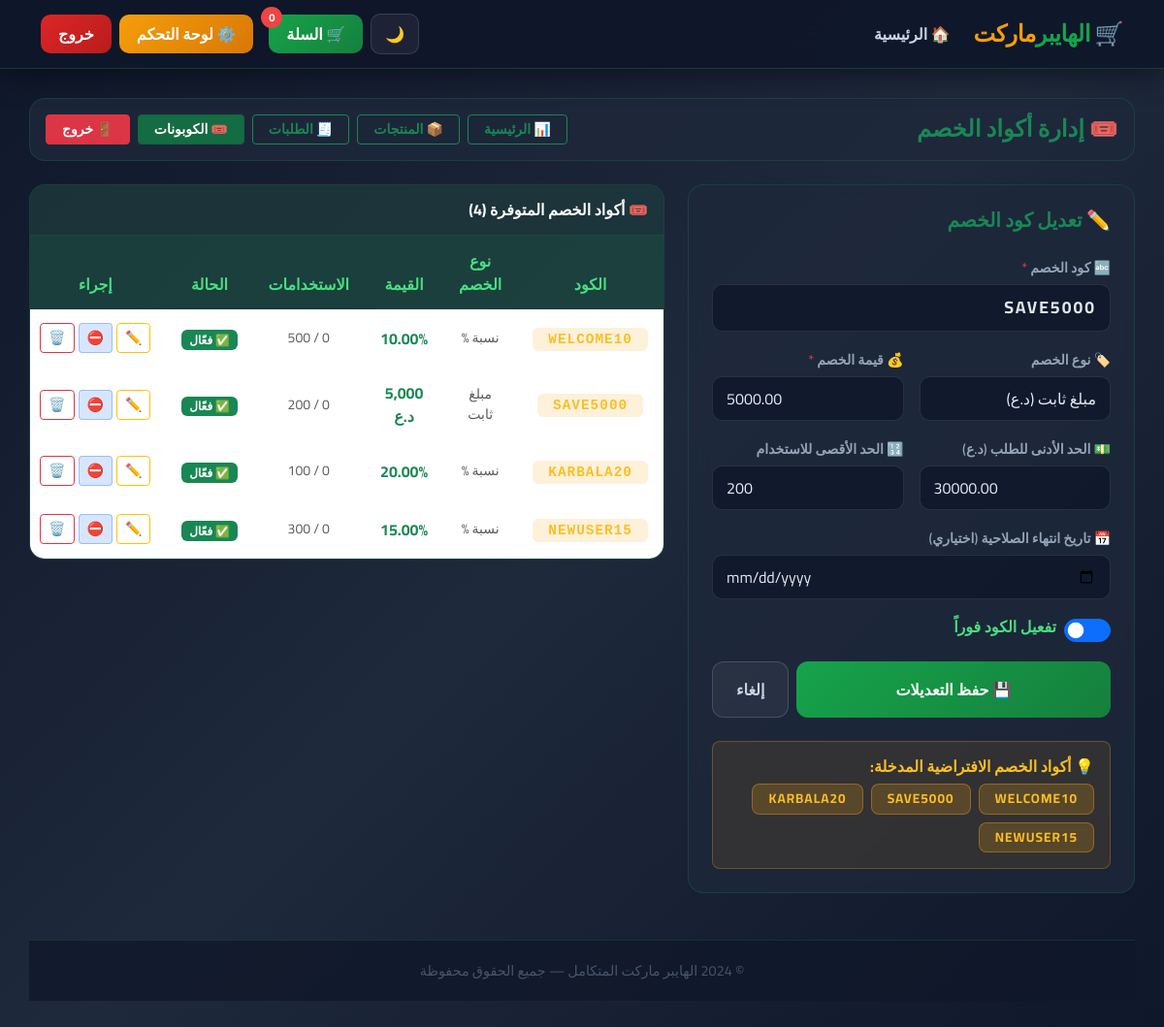
Page /admin_coupons.php?edit=2 (signed in) on the committed database.
### tables this page shows
CREATE TABLE IF NOT EXISTS `coupons` (
  `id` INT AUTO_INCREMENT PRIMARY KEY,
  `code` VARCHAR(50) NOT NULL UNIQUE,
  `discount_type` ENUM('percentage', 'fixed') DEFAULT 'percentage',
  `discount_value` DECIMAL(10,2) NOT NULL,
  `min_order` DECIMAL(10,2) DEFAULT 0,
  `max_uses` INT DEFAULT 100,
  `used_count` INT DEFAULT 0,
  `is_active` TINYINT(1) DEFAULT 1,
  `expires_at` DATE NULL,
  `created_at` TIMESTAMP DEFAULT CURRENT_TIMESTAMP
);

### admin_coupons.php (the view, shortened to what this page needs)
<?php
include 'config.php';
$edit_coupon = null;
if (isset($_GET['edit'])) {
    $s = $pdo->prepare("SELECT * FROM coupons WHERE id=?");
    $s->execute([intval($_GET['edit'])]);
    $edit_coupon = $s->fetch();
}
$coupons = $pdo->query("SELECT * FROM coupons ORDER BY created_at DESC")->fetchAll();
include 'header.php';
?>
<div class="row mb-4 fade-in-up">
    <div class="col-12">
        <div class="glass-card p-3 d-flex flex-wrap align-items-center justify-content-between gap-3">
            <h4 class="fw-bold text-success m-0">🎟️ إدارة أكواد الخصم</h4>
            <div class="d-flex flex-wrap gap-2">
                <a href="admin_dashboard.php" class="btn btn-outline-success fw-bold btn-sm px-3">📊 الرئيسية</a>
                <a href="admin_products.php" class="btn btn-outline-success fw-bold btn-sm px-3">📦 المنتجات</a>
                <a href="admin_orders.php" class="btn btn-outline-success fw-bold btn-sm px-3">🧾 الطلبات</a>
                <a href="admin_coupons.php" class="btn btn-success fw-bold btn-sm px-3 active">🎟️ الكوبونات</a>
                <a href="logout.php" class="btn btn-danger fw-bold btn-sm px-3">🚪 خروج</a>
            </div>
        </div>
    </div>
</div>
<div class="row g-4">
    <div class="col-lg-5">
        <div class="glass-card p-4 fade-in-up">
            <h5 class="fw-bold text-success mb-4"><?= $edit_coupon ? '✏️ تعديل كود الخصم' : '➕ إضافة كود خصم جديد' ?></h5>
            <form method="POST">
                <div class="mb-3">
                    <label class="form-label">🔤 كود الخصم <span class="text-danger">*</span></label>
                    <input type="text" name="code" class="form-control text-uppercase fw-bold"
                           placeholder="مثال: WELCOME10" required
                           style="letter-spacing: 2px; font-size: 1.1rem;"
                           value="<?= htmlspecialchars($edit_coupon['code'] ?? '') ?>"
                           oninput="this.value=this.value.toUpperCase()">
                </div>
                <div class="row g-3 mb-3">
                    <div class="col-6">
                        <label class="form-label">🏷️ نوع الخصم</label>
                        <select name="discount_type" class="form-select">
                            <option value="fixed" <?= ($edit_coupon['discount_type'] ?? '') === 'fixed' ? 'selected' : '' ?>>مبلغ ثابت (د.ع)</option>
                        </select>
                    </div>
                    <div class="col-6">
                        <label class="form-label">💰 قيمة الخصم <span class="text-danger">*</span></label>
                        <input type="number" name="discount_value" class="form-control" step="0.01" min="0.01" required
                               placeholder="10"
                               value="<?= $edit_coupon['discount_value'] ?? '' ?>">
                    </div>
                </div>
                <div class="row g-3 mb-3">
                    <div class="col-6">
                        <label class="form-label">💵 الحد الأدنى للطلب (د.ع)</label>
                        <input type="number" name="min_order" class="form-control" step="500" min="0"
                               placeholder="10000"
                               value="<?= $edit_coupon['min_order'] ?? 0 ?>">
                    </div>
                    <div class="col-6">
                        <label class="form-label">🔢 الحد الأقصى للاستخدام</label>
                        <input type="number" name="max_uses" class="form-control" min="1"
                               placeholder="100"
                               value="<?= $edit_coupon['max_uses'] ?? 100 ?>">
                    </div>
                </div>
                <div class="mb-3">
                    <label class="form-label">📅 تاريخ انتهاء الصلاحية (اختياري)</label>
                    <input type="date" name="expires_at" class="form-control"
                           value="<?= $edit_coupon['expires_at'] ?? '' ?>">
                </div>
                <div class="mb-4">
                    <div class="form-check form-switch">
                        <input class="form-check-input" type="checkbox" name="is_active" id="isActive"
                               style="width: 3em; height: 1.5em;"
                               <?= ($edit_coupon['is_active'] ?? 1) ? 'checked' : '' ?>>
                        <label class="form-check-label fw-bold ms-2" for="isActive" style="color: #4ade80;">
                            تفعيل الكود فوراً
                        </label>
                    </div>
                </div>
                <div class="d-flex gap-2">
                    <button type="submit" class="btn fw-bold flex-fill py-3"
                            style="background: linear-gradient(135deg,#16a34a,#15803d); color:white; border:none; border-radius:12px;">
                        <?= $edit_coupon ? '💾 حفظ التعديلات' : '➕ إضافة الكود' ?>
                    </button>
                    <?php if($edit_coupon): ?>
                        <a href="admin_coupons.php" class="btn fw-bold px-4 py-3"
                           style="background: rgba(255,255,255,0.05); border: 1px solid rgba(255,255,255,0.15); color: #cbd5e1; border-radius:12px;">
                            إلغاء
                        </a>
                    <?php endif; ?>
                </div>
            </form>
            <div class="mt-4 p-3 rounded-3" style="background: rgba(245,158,11,0.1); border: 1px solid rgba(245,158,11,0.3);">
                <h6 class="fw-bold mb-2" style="color:#fbbf24;">💡 أكواد الخصم الافتراضية المدخلة:</h6>
                <div class="d-flex flex-wrap gap-2">
                    <?php foreach(['WELCOME10','SAVE5000','KARBALA20','NEWUSER15'] as $c): ?>
                        <span class="badge fw-bold px-3 py-2"
                              style="background: rgba(245,158,11,0.2); border: 1px solid rgba(245,158,11,0.4); color:#fbbf24; font-size:0.85rem; border-radius: 8px; letter-spacing:1px;">
                            <?= $c ?>
                        </span>
                    <?php endforeach; ?>
                </div>
            </div>
        </div>
    </div>
    <div class="col-lg-7 fade-in-up delay-1">
        <div class="glass-card overflow-hidden">
            <div class="p-3 d-flex justify-content-between align-items-center"
                 style="background: rgba(22,163,74,0.1); border-bottom: 1px solid rgba(22,163,74,0.2);">
                <h6 class="fw-bold text-white m-0">🎟️ أكواد الخصم المتوفرة (<?= count($coupons) ?>)</h6>
            </div>
            <div class="table-responsive">
                <table class="table modern-table mb-0 align-middle text-center">
                    <thead>
                        <tr>
                            <th>الكود</th>
                            <th>نوع الخصم</th>
                            <th>القيمة</th>
                            <th>الاستخدامات</th>
                            <th>الحالة</th>
                            <th>إجراء</th>
                        </tr>
                    </thead>
                    <tbody>
                        <?php if(count($coupons) > 0): ?>
                            <?php foreach($coupons as $c): ?>
                                <tr>
                                    <td>
                                        <span class="fw-bold px-3 py-1 rounded"
                                              style="background: rgba(245,158,11,0.15); color:#fbbf24; font-size:0.9rem; letter-spacing:1px; font-family: monospace;">
                                            <?= htmlspecialchars($c['code']) ?>
                                        </span>
                                    </td>
                                    <td class="text-muted small">
                                        <?= $c['discount_type'] === 'percentage' ? 'نسبة %' : 'مبلغ ثابت' ?>
                                    </td>
                                    <td class="fw-bold text-success">
                                        <?= $c['discount_type'] === 'percentage'
                                            ? $c['discount_value'] . '%'
                                            : number_format($c['discount_value'], 0) . ' د.ع' ?>
                                    </td>
                                    <td class="text-muted small">
                                        <?= $c['used_count'] ?> / <?= $c['max_uses'] ?>
                                    </td>
                                    <td>
                                        <?php if($c['is_active']): ?>
                                            <span class="badge bg-success fw-bold">✅ فعّال</span>
                                        <?php else: ?>
                                            <span class="badge bg-danger fw-bold">⛔ معطّل</span>
                                        <?php endif; ?>
                                    </td>
                                    <td>
                                        <div class="d-flex gap-1 justify-content-center">
                                            <a href="admin_coupons.php?edit=<?= $c['id'] ?>"
                                               class="btn btn-sm btn-outline-warning fw-bold px-2 py-1">✏️</a>
                                            <a href="admin_coupons.php?toggle=<?= $c['id'] ?>"
                                               class="btn btn-sm fw-bold px-2 py-1"
                                               style="background: rgba(59,130,246,0.2); border: 1px solid rgba(59,130,246,0.4); color:#60a5fa;">
                                               <?= $c['is_active'] ? '⛔' : '✅' ?>
                                            </a>
                                            <a href="admin_coupons.php?delete=<?= $c['id'] ?>"
                                               onclick="return confirm('هل أنت متأكد من حذف هذا الكود؟')"
                                               class="btn btn-sm btn-outline-danger fw-bold px-2 py-1">🗑️</a>
                                        </div>
                                    </td>
                                </tr>
                            <?php endforeach; ?>
                        <?php else: ?>
                            <tr>
                                <td colspan="6" class="text-muted p-4">لا توجد أكواد خصم بعد. أضف واحداً من النموذج.</td>
                            </tr>
                        <?php endif; ?>
                    </tbody>
                </table>
            </div>
        </div>
    </div>
</div>
<footer class="main-footer mt-5">
    <p class="mb-0">© 2024 الهايبر ماركت المتكامل — جميع الحقوق محفوظة</p>
</footer>
</div>
</body>
</html>

### header.php (style rules this page uses)
:root { --primary: #16a34a; --primary-dark: #15803d; --primary-light: #bbf7d0; --accent: #f59e0b; --dark: #0f172a; --dark-card: #1e293b; --text-muted: #94a3b8; }
* { font-family: 'Cairo', sans-serif; }
body { background: linear-gradient(135deg, #0f172a 0%, #1e293b 50%, #0f172a 100%); min-height: 100vh; color: #e2e8f0; }
.glass-card { background: rgba(30, 41, 59, 0.8); border: 1px solid rgba(22, 163, 74, 0.2); border-radius: 16px; backdrop-filter: blur(10px); transition: all 0.3s ease; }
.modern-table { background: transparent; color: #e2e8f0; }
.modern-table thead th { background: rgba(22, 163, 74, 0.2); color: #4ade80; border: none; font-weight: 700; padding: 14px 16px; }
.modern-table tbody tr { border-bottom: 1px solid rgba(255,255,255,0.05); transition: background 0.2s; }
.modern-table td { border: none; padding: 14px 16px; vertical-align: middle; color: #cbd5e1; }
.form-control, .form-select { background: rgba(15, 23, 42, 0.8) !important; border: 1px solid rgba(255,255,255,0.1) !important; color: #e2e8f0 !important; border-radius: 10px !important; padding: 10px 14px !important; transition: all 0.3s; }
.form-control::placeholder { color: #475569 !important; }
.form-label { color: #94a3b8; font-weight: 600; font-size: 0.88rem; margin-bottom: 6px; }
.main-footer { background: rgba(15, 23, 42, 0.8); border-top: 1px solid rgba(22, 163, 74, 0.2); padding: 20px 0; margin-top: 50px; text-align: center; color: #475569; font-size: 0.9rem; }
.fade-in-up { animation: fadeInUp 0.5s ease forwards; }
.delay-1 { animation-delay: 0.1s; }

### rows in the picture
coupons: code "SAVE5000", discount_type "مبلغ ثابت (د.ع)", discount_value "5000.00", min_order "30000.00", max_uses "200", is_active "☑", discount_value "5,000", used_count "0", shows "✅ فعّال"
coupons: code "WELCOME10", discount_type "نسبة %", discount_value "10.00", used_count "0", max_uses "500", is_active "✅ فعّال"
coupons: code "KARBALA20", discount_type "نسبة %", discount_value "20.00", used_count "0", max_uses "100", is_active "✅ فعّال"
coupons: code "NEWUSER15", discount_type "نسبة %", discount_value "15.00", used_count "0", max_uses "300", is_active "✅ فعّال"

### other values in the picture
$c "WELCOME10"
$c "SAVE5000"
$c "KARBALA20"
$c "NEWUSER15"
count($coupons) "4"
